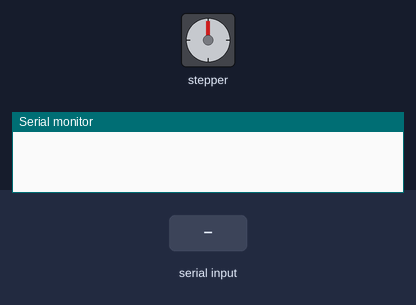
This sketch was run on a simulated Arduino Uno, built with avr-gcc and run on an emulated ATmega328P. Shown: stepper motor, the last lines printed to the serial monitor. Inputs (shaded band) come from the test bench. Stepper angles assume 200 steps per turn.

Above: at 1.4 s.
1.5 s: "90,45\n" received over Serial
At 3.1 s:
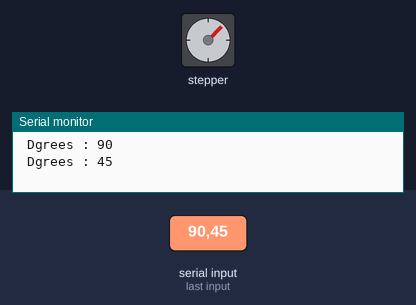
4.5 s: "30,150\n" received over Serial
At 5.9 s:
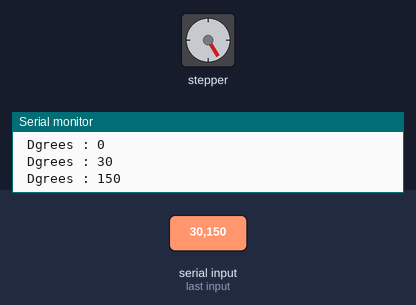
7.5 s: "200\n" received over Serial
At 8.6 s:
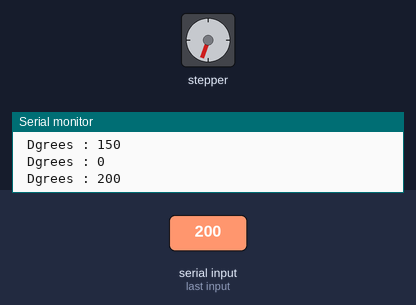
Timing chart, 0 to 11.3 s (numbered marks = the images above; inputs shaded):
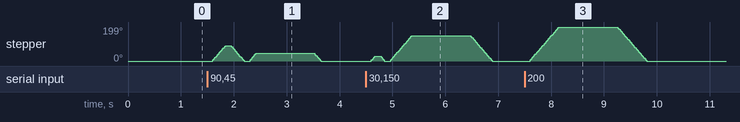

The sketch:

sketch_Dec1a.ino
```cpp
#include <Stepper.h>
const int SPR = 200;
Stepper stepper1(SPR, 8, 9);
Stepper stepper2(SPR, 10, 11);
int PreviousValue = 0;
void setup() {
  // put your setup code here, to run once:
  Serial.begin(9600);
  stepper1.setSpeed(60);
  stepper2.setSpeed(60);
  // put stepper to 12 oclock
  digitalWrite(8, LOW);
  digitalWrite(9, HIGH);
  delay(100);
  digitalWrite(10, LOW);
  digitalWrite(11, HIGH);
  delay(100);
}

void loop() {
  // put your main code here, to run repeatedly:
  if (Serial.available() > 0) {
    int PresentValue = Serial.parseInt();
    Serial.print(" Dgrees : ");
    Serial.println(PresentValue);
    stepper1.step((PreviousValue*-1)/1.8);
    delay(100);
    stepper1.step(PresentValue/1.8);
    delay(100);
    PreviousValue = PresentValue;

  }
}
```

Measured:
- after the input at 1.5 s, stepper: turns 90° clockwise in 0.24 s, then 90° counter-clockwise in 0.24 s, then 45° clockwise in 0.12 s, then 45° counter-clockwise in 0.12 s
- after the input at 4.5 s, stepper: turns 28° clockwise in 0.06 s, then 28° counter-clockwise in 0.06 s, then 149° clockwise in 0.40 s, then 149° counter-clockwise in 0.40 s
- after the input at 7.5 s, stepper: turns 199° clockwise in 0.54 s, then 199° counter-clockwise in 0.54 s
